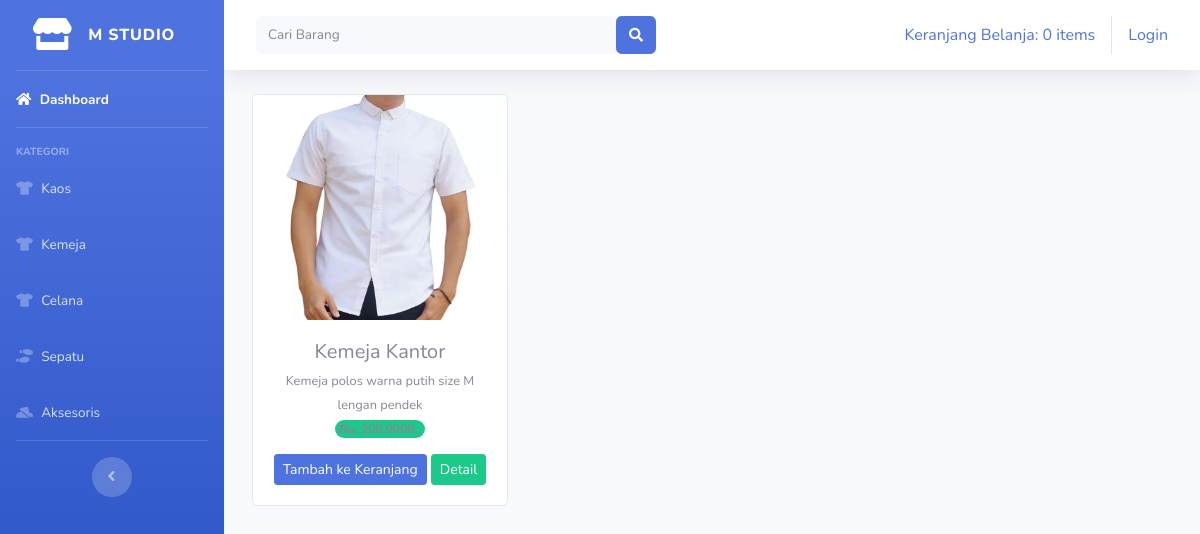
Page /index.php/kategori/kemeja on the committed database.
### tables this page shows
CREATE TABLE `tb_barang` (
  `Id_brg` int(11) NOT NULL,
  `Nama_brg` varchar(120) NOT NULL,
  `Keterangan` varchar(225) NOT NULL,
  `Kategori` varchar(60) NOT NULL,
  `Harga` int(11) NOT NULL,
  `Stok` int(4) NOT NULL,
  `Gambar` varchar(400) NOT NULL
);

### application/controllers/kategori.php (called while the page is built, shortened)
<?php
class Kategori extends CI_Controller{
	public function kemeja(){
		$data['kemeja'] = $this->model_kategori->data_kemeja()->result();
		$this->load->view('templates/header');
		$this->load->view('templates/sidebar');
		$this->load->view('kemeja', $data);
		$this->load->view('templates/footer');
	}
}
?>

### index.php (called while the page is built, shortened)
<?php
require_once BASEPATH.'core/CodeIgniter.php';

### application/models/model_kategori.php (called while the page is built, shortened)
<?php
class Model_kategori extends CI_Model{
	public function data_kemeja(){
		return $this->db->get_where("tb_barang", array('Kategori' => 'kemeja'));
	}
}
?>

### application/views/kemeja.php (the view)
<div class="container-fluid">
	<div class="row text-center mt-4">
		<?php foreach ($kemeja as $brg) : ?>
			<div class="card ml-3 mb-3" style="width: 16rem;">
			  <img src="<?php echo base_url().'./uploads/'.$brg->Gambar ?>" width="640" height="225" overflow="hidden" class="card-img-top" alt="...">
			  <div class="card-body">
			    <h5 class="card-title mb-1"><?php echo $brg->Nama_brg ?></h5>
			    <small><?php echo $brg->Keterangan ?></small><br>
			    <span class="badge rounded-pill bg-success mb-3">Rp. <?php echo number_format($brg->Harga), 0, ',','.' ?></span>
			    <?php echo anchor('dashboard/tambah_ke_keranjang/'.$brg->Id_brg,'<div class="btn btn-sm btn-primary">Tambah ke Keranjang</div>')  ?>
			    <?php echo anchor('dashboard/detail_brg/'.$brg->Id_brg,'<div class="btn btn-sm btn-success">Detail</div>')  ?>
			  </div>
			</div>
		<?php endforeach; ?>
	</div>
</div>

### rows in the picture
tb_barang: Gambar (picture), Nama_brg "Kemeja Kantor", Keterangan "Kemeja polos warna putih size M lengan pendek", Id_brg "Tambah ke Keranjang", Id_brg "Detail"

### other values in the picture
anchor('dashboard/detail_keranjang', $keranjang) "Keranjang Belanja: 0 items"
anchor('auth/login','Login') "Login"
